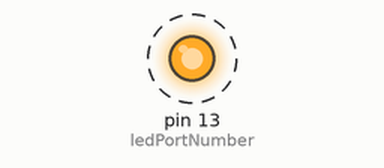
Bench run of a sketch on a simulated Arduino Uno, built with avr-gcc and run on an emulated ATmega328P. On the bench: output pins drawn as LEDs (lit = HIGH). Dashed ring = blinking.

Above: at 0.5 s.
Timing chart, 0 to 4.6 s (numbered marks = the images above):
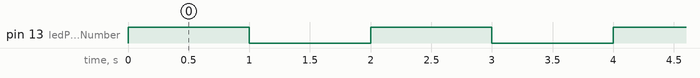

The sketch:

Haidet_TestBlink.ino
```cpp
int ledPortNumber = 13;

void setup() {
 pinMode(ledPortNumber, OUTPUT); // make pin pin
}

void loop(){
 digitalWrite(ledPortNumber, HIGH); //turn LED 13 on
 delay(1000);
 digitalWrite(ledPortNumber, LOW); //turn it off
 delay(1000);


}
```

Measured:
- by itself, pin 13 (ledPortNumber): alternates HIGH for 1.0 s and LOW for 1.0 s
